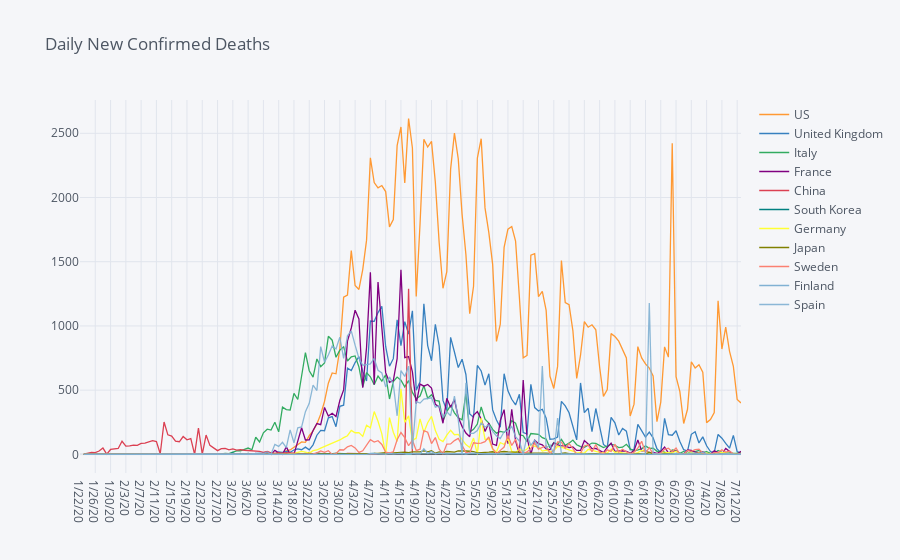

The notebook cell saved with this chart:
### Code cell
# plot line graph of country by new daily confirmed cases
country_daily.xs('Deaths', axis=1, level=1).iplot(scale='log', title='Daily New Confirmed Deaths')

### Figure 1 — Plotly figure (JSON) as saved in the notebook; plotly's stock layout.template omitted (floating-point values rounded to 4 significant figures; data arrays with more than 128 entries replaced by an {"elided": "..."} marker saying what was removed)
{"data": [{"line": {"color": "rgba(255, 153, 51, 1.0)", "dash": "solid", "shape": "linear", "width": 1.3}, "mode": "lines", "name": "US", "text": "", "type": "scatter", "x": {"elided": "174 str values"}, "y": {"elided": "174 mixed values"}}, {"line": {"color": "rgba(55, 128, 191, 1.0)", "dash": "solid", "shape": "linear", "width": 1.3}, "mode": "lines", "name": "United Kingdom", "text": "", "type": "scatter", "x": {"elided": "174 str values"}, "y": {"elided": "174 mixed values"}}, {"line": {"color": "rgba(50, 171, 96, 1.0)", "dash": "solid", "shape": "linear", "width": 1.3}, "mode": "lines", "name": "Italy", "text": "", "type": "scatter", "x": {"elided": "174 str values"}, "y": {"elided": "174 mixed values"}}, {"line": {"color": "rgba(128, 0, 128, 1.0)", "dash": "solid", "shape": "linear", "width": 1.3}, "mode": "lines", "name": "France", "text": "", "type": "scatter", "x": {"elided": "174 str values"}, "y": {"elided": "174 mixed values"}}, {"line": {"color": "rgba(219, 64, 82, 1.0)", "dash": "solid", "shape": "linear", "width": 1.3}, "mode": "lines", "name": "China", "text": "", "type": "scatter", "x": {"elided": "174 str values"}, "y": {"elided": "174 mixed values"}}, {"line": {"color": "rgba(0, 128, 128, 1.0)", "dash": "solid", "shape": "linear", "width": 1.3}, "mode": "lines", "name": "South Korea", "text": "", "type": "scatter", "x": {"elided": "174 str values"}, "y": {"elided": "174 mixed values"}}, {"line": {"color": "rgba(255, 255, 51, 1.0)", "dash": "solid", "shape": "linear", "width": 1.3}, "mode": "lines", "name": "Germany", "text": "", "type": "scatter", "x": {"elided": "174 str values"}, "y": {"elided": "174 mixed values"}}, {"line": {"color": "rgba(128, 128, 0, 1.0)", "dash": "solid", "shape": "linear", "width": 1.3}, "mode": "lines", "name": "Japan", "text": "", "type": "scatter", "x": {"elided": "174 str values"}, "y": {"elided": "174 mixed values"}}, {"line": {"color": "rgba(251, 128, 114, 1.0)", "dash": "solid", "shape": "linear", "width": 1.3}, "mode": "lines", "name": "Sweden", "text": "", "type": "scatter", "x": {"elided": "174 str values"}, "y": {"elided": "174 mixed values"}}, {"line": {"color": "rgba(128, 177, 211, 1.0)", "dash": "solid", "shape": "linear", "width": 1.3}, "mode": "lines", "name": "Finland", "text": "", "type": "scatter", "x": {"elided": "174 str values"}, "y": {"elided": "174 mixed values"}}, {"line": {"color": "rgba(128, 177, 211, 0.8999999999999999)", "dash": "solid", "shape": "linear", "width": 1.3}, "mode": "lines", "name": "Spain", "text": "", "type": "scatter", "x": {"elided": "174 str values"}, "y": {"elided": "174 mixed values"}}], "layout": {"legend": {"bgcolor": "#F5F6F9", "font": {"color": "#4D5663"}}, "paper_bgcolor": "#F5F6F9", "plot_bgcolor": "#F5F6F9", "title": {"font": {"color": "#4D5663"}, "text": "Daily New Confirmed Deaths"}, "xaxis": {"gridcolor": "#E1E5ED", "showgrid": true, "tickfont": {"color": "#4D5663"}, "title": {"font": {"color": "#4D5663"}, "text": ""}, "zerolinecolor": "#E1E5ED"}, "yaxis": {"gridcolor": "#E1E5ED", "showgrid": true, "tickfont": {"color": "#4D5663"}, "title": {"font": {"color": "#4D5663"}, "text": ""}, "zerolinecolor": "#E1E5ED"}}}
